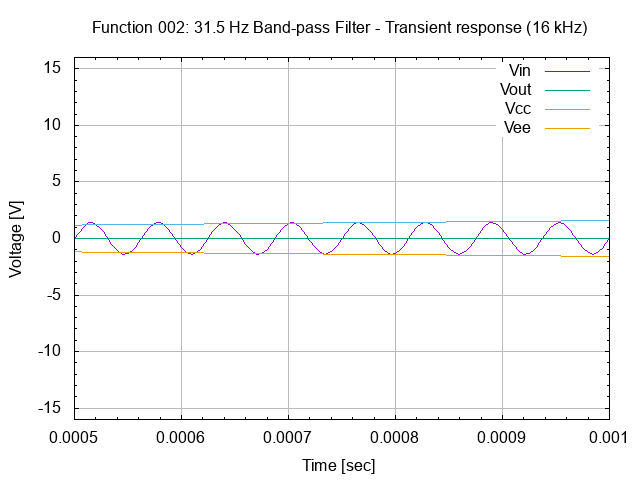

gnuplot code for this plot:
# setup terminal
set term png

# setup graph
set output "26.002.00.01.02.03.png"
set title "Function 002: 31.5 Hz Band-pass Filter - Transient response (16 kHz)"

# setup Y-axis
set yrange [-16:16]
set grid ytics lt 1 lw 1 lc rgb "#bbbbbb"
set mytics
set ylabel "Voltage [V]"

# setup X-axis
set grid xtics lt 1 lw 1 lc rgb "#bbbbbb"
set mxtics
set xrange [0.0005:0.001]
set xlabel "Time [sec]"

# setup plot style
set style data lines
plot '26.002.00.01.02.dat' using 1:2 title "Vin", \
     '26.002.00.01.02.dat' using 1:3 title "Vout", \
     '26.002.00.01.02.dat' using 1:4 title "Vcc", \
     '26.002.00.01.02.dat' using 1:5 title "Vee"

# set output back to default
set output

# reset terminal type
set terminal pop
